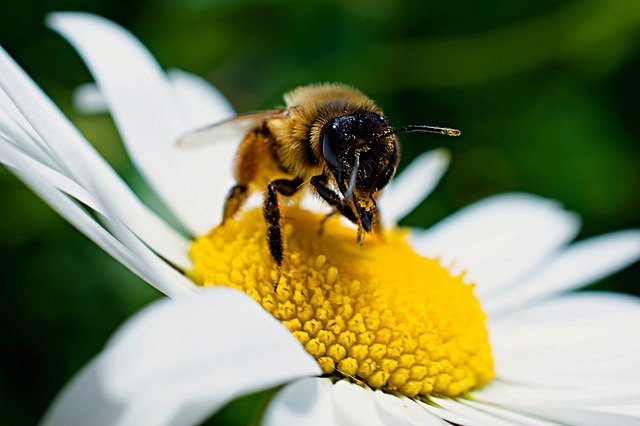
#> input picture ML/ImageProcessing/input/image_1.jpg, 640 x 426 px
$ python edge_image.py --input input/image_1.jpg
#> lines starting #> are read from the running program, lines starting #| are printed output that depends on the picture; after the words box and inside, x2 and y2 are one past the last pixel; in counts of white or black regions, pixels touching at a corner belong together
"""
This code is used for detecting image edges using "Structured Forest".
For the purpose of benchmarking auther used Canny method.

The code is taken from:
https://debuggercafe.com/edge-detection-using-structured-forests-with-opencv/

Future update:
It is required to check if there is a method for the quantification of the
reults of methods using grouand truth.

The original publication for Staructure Forest cab be downloaded from:


Date: 2/15/2021
version: 1.0.0
"""


import argparse
import numpy as np
import cv2


parser = argparse.ArgumentParser()
parser.add_argument('-i', '--input', help='path to the input image',
                    required=True)
args = vars(parser.parse_args())

image = cv2.imread(args['input'])
#> image is the input picture: shape (426, 640, 3); mean B, G, R 91.6, 132.2, 124.8
# keep a copy of the original image
orig_image = image.copy()
# convert to RGB image and convert to float32
image = cv2.cvtColor(image, cv2.COLOR_BGR2RGB)
image = image.astype(np.float32) / 255.0
# grayscale and blurring for canny edge detection
gray = cv2.cvtColor(orig_image, cv2.COLOR_BGR2GRAY)
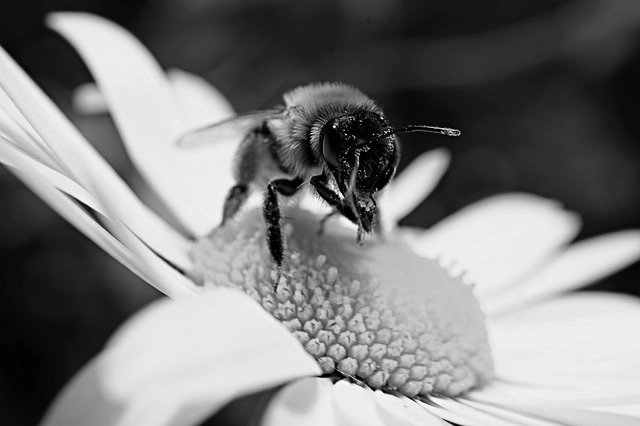
#> gray: shape (426, 640); min 0, max 255, mean 125.4
blurred = cv2.GaussianBlur(gray, (5, 5), 0)


# carry out Canny edge detection
canny = cv2.Canny(blurred, 50, 200)
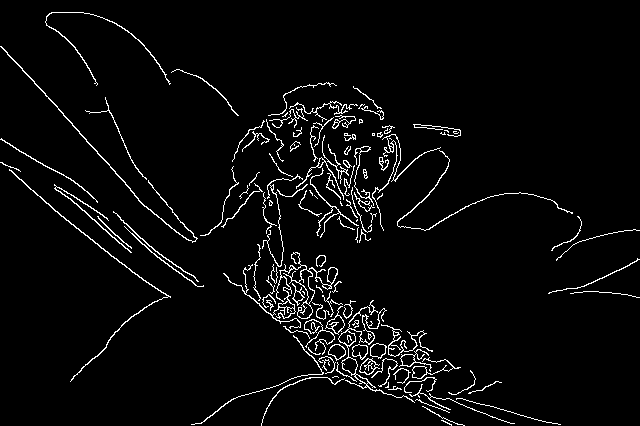
#> canny: shape (426, 640); 3.9% white in thin lines or dots


# initialize the structured edge detector with the model
#> (the run stopped early here; a loop or call above may not have finished)

$ run again, on ML/ImageProcessing/input/image_3.jpg
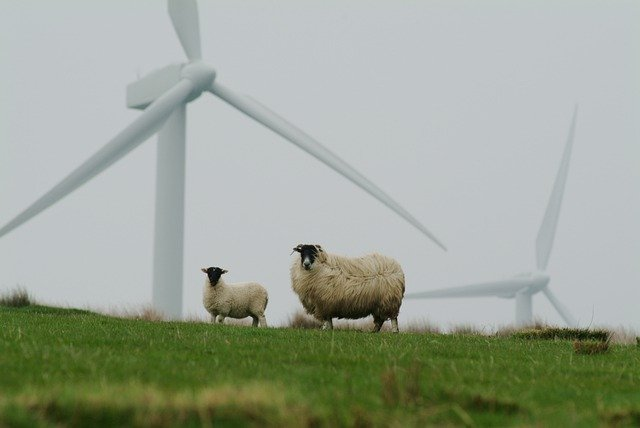
#> input picture ML/ImageProcessing/input/image_3.jpg, 640 x 428 px
#> image is the input picture: shape (428, 640, 3); mean B, G, R 150.1, 164.2, 156.3
#> `gray = cv2.cvtColor(orig_image, cv2.COLOR_BGR2GRAY)`:
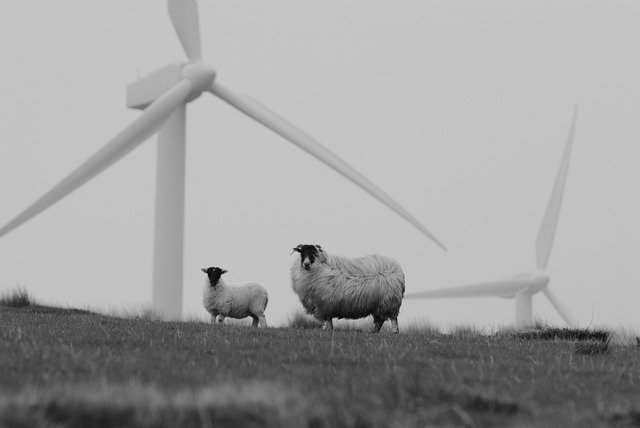
#> gray: shape (428, 640); min 1, max 229, mean 160.3
#> `canny = cv2.Canny(blurred, 50, 200)`:
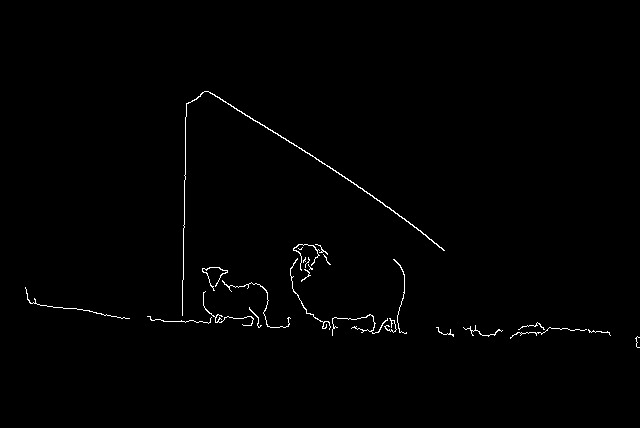
#> canny: shape (428, 640); 0.77% white in thin lines or dots, all inside (x1, y1, x2, y2) = (25, 91, 640, 348)
